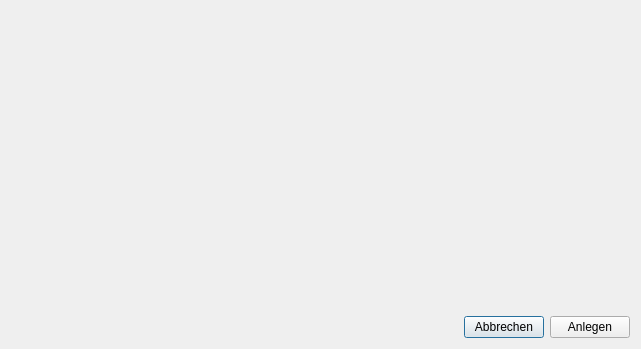
<?xml version="1.0" encoding="UTF-8"?>
<ui version="4.0">
 <class>dlg_New_Cruise</class>
 <widget class="QDialog" name="dlg_New_Cruise">
  <property name="geometry">
   <rect>
    <x>0</x>
    <y>0</y>
    <width>641</width>
    <height>349</height>
   </rect>
  </property>
  <property name="windowTitle">
   <string>Dialog</string>
  </property>
  <layout class="QGridLayout" name="gridLayout">
   <item row="1" column="0">
    <spacer name="horizontalSpacer">
     <property name="orientation">
      <enum>Qt::Horizontal</enum>
     </property>
     <property name="sizeHint" stdset="0">
      <size>
       <width>162</width>
       <height>20</height>
      </size>
     </property>
    </spacer>
   </item>
   <item row="1" column="1">
    <widget class="QPushButton" name="btn_close">
     <property name="text">
      <string>Abbrechen</string>
     </property>
    </widget>
   </item>
   <item row="1" column="2">
    <widget class="QPushButton" name="btn_save">
     <property name="text">
      <string>Anlegen</string>
     </property>
    </widget>
   </item>
   <item row="0" column="0" colspan="3">
    <widget class="Frm_Cruise" name="frm_cruise" native="true"/>
   </item>
  </layout>
 </widget>
 <customwidgets>
  <customwidget>
   <class>Frm_Cruise</class>
   <extends>QWidget</extends>
   <header>frm_cruise_code</header>
   <container>1</container>
  </customwidget>
 </customwidgets>
 <resources/>
 <connections/>
</ui>
